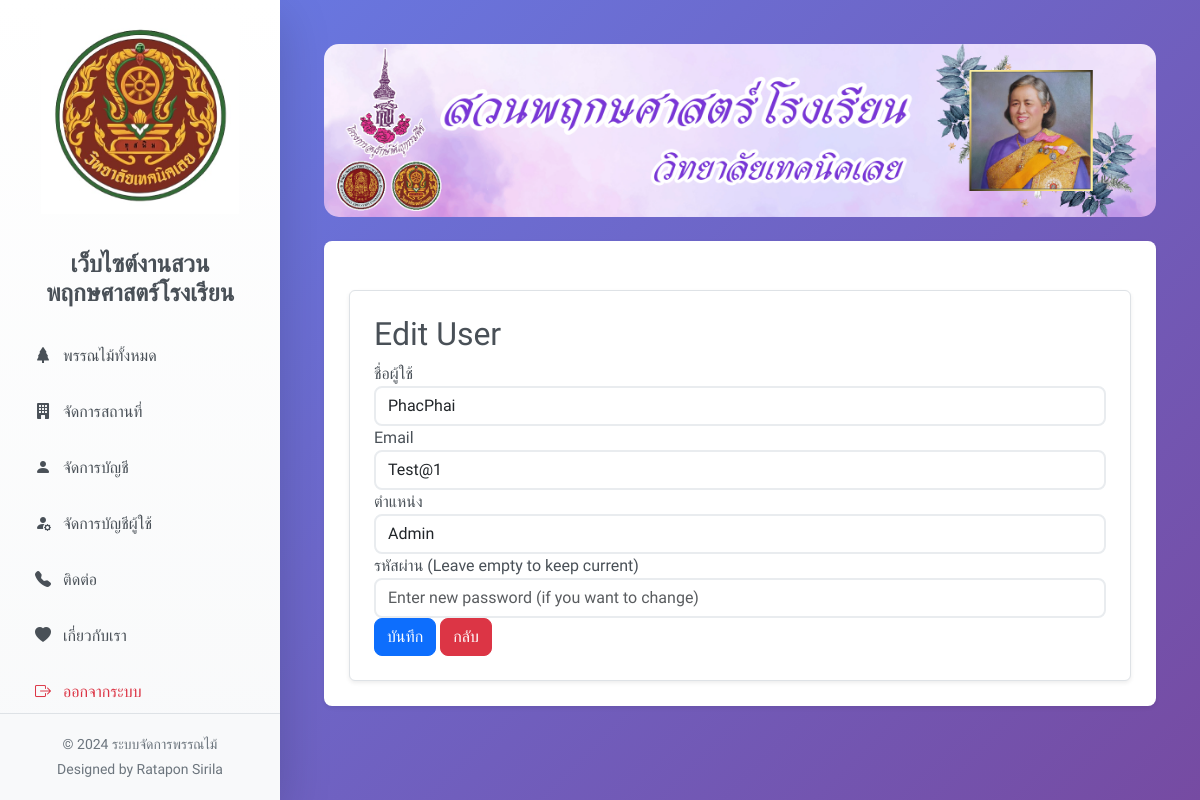
The app's page /edit_user/5 (signed in) with its own data.
### app.py (models this page shows, shortened)
class User(UserMixin, db.Model):
    id = db.Column(db.Integer, primary_key=True)
    username = db.Column(db.String(100), unique=True, nullable=False)
    email = db.Column(db.String(100), unique=True, nullable=False)
    password = db.Column(db.String(100), nullable=False)
    role = db.Column(db.String(50), default='user')

### app.py (the view, shortened to what this page needs)
@app.route("/edit_user/<int:user_id>", methods=['GET', 'POST'])
@login_required
def edit_user(user_id):
    if current_user.role != 'admin':
        abort(403)  # Only admins can edit users
    user = User.query.get_or_404(user_id)  # Get user by ID
    return render_template('edit_user.html', user=user)

### app.py (called while the page is built)
@login_manager.user_loader
def load_user(user_id):
    return User.query.get(int(user_id))

### templates/edit_user.html (shortened to what this page needs)
{% extends "layout.html" %}
{% block content %}
<div class="container mt-4 p-4 border rounded shadow-sm" style="background-color: white;">
    <h2>Edit User</h2>
    <form method="POST" action="{{ url_for('edit_user', user_id=user.id) }}">
        <div class="form-group">
            <label for="username">ชื่อผู้ใช้</label>
            <input type="text" class="form-control" name="username" value="{{ user.username }}" placeholder="Enter username" required>
        </div>
        <div class="form-group">
            <label for="email">Email</label>
            <input type="email" class="form-control" name="email" value="{{ user.email }}" placeholder="Enter email address" required>
        </div>
        <div class="form-group">
            <label for="role">ตำแหน่ง</label>
            <select class="form-control" name="role">
                <option value="admin" {% if user.role == 'admin' %}selected{% endif %}>Admin</option>
            </select>
        </div>
        <div class="form-group">
            <label for="password">รหัสผ่าน (Leave empty to keep current)</label>
            <input type="password" class="form-control" name="password" placeholder="Enter new password (if you want to change)">
        </div>
        <button type="submit" class="btn btn-primary">บันทึก</button>
        <a href="/view_users" class="btn btn-danger">กลับ</a>
    </form>
</div>
{% endblock %}

### static/style.css (style rules this page uses)
body { font-family: 'Sarabun', sans-serif; background: linear-gradient(135deg, #667eea 0%, #764ba2 100%); min-height: 100vh; }
.btn { border-radius: 8px; font-weight: 500; transition: all 0.3s ease; }
.form-control { border-radius: 8px; border: 2px solid #e9ecef; transition: all 0.3s ease; }

### records on screen
User: username "PhacPhai", email "Test@1", role "Admin"
